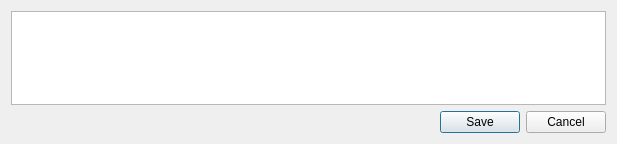
<?xml version="1.0" encoding="UTF-8"?>
<ui version="4.0">
 <class>Dialog</class>
 <widget class="QDialog" name="Dialog">
  <property name="geometry">
   <rect>
    <x>0</x>
    <y>0</y>
    <width>617</width>
    <height>144</height>
   </rect>
  </property>
  <property name="windowTitle">
   <string>Subject Template - Merlin</string>
  </property>
  <layout class="QVBoxLayout" name="verticalLayout">
   <item>
    <widget class="QPlainTextEdit" name="subjectPlainTextEdit"/>
   </item>
   <item>
    <layout class="QHBoxLayout" name="horizontalLayout">
     <item>
      <spacer name="horizontalSpacer">
       <property name="orientation">
        <enum>Qt::Horizontal</enum>
       </property>
       <property name="sizeHint" stdset="0">
        <size>
         <width>40</width>
         <height>20</height>
        </size>
       </property>
      </spacer>
     </item>
     <item>
      <widget class="QPushButton" name="saveBtn">
       <property name="text">
        <string>Save</string>
       </property>
      </widget>
     </item>
     <item>
      <widget class="QPushButton" name="cancelBtn">
       <property name="text">
        <string>Cancel</string>
       </property>
      </widget>
     </item>
    </layout>
   </item>
  </layout>
 </widget>
 <resources/>
 <connections/>
</ui>
